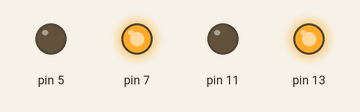
Bench run of a program on a simulated Raspberry Pi (header pin numbers). Shown: output pins drawn as LEDs (lit = HIGH). What the program prints to the terminal is not drawn.

Above: at 0.1 s.
Timing chart, 0 to 1.6 s (numbered marks = the images above):
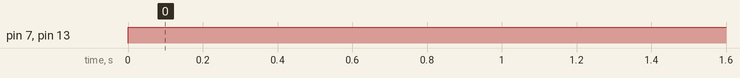

The program:

motor_driver.py
```python
#interfacing the L293D motor driver
import RPi.GPIO as GPIO
import time
GPIO.setmode(GPIO.BOARD)#setting up GPIO library for the board
GPIO.setwarnings(False) #disabling warnings of gpio pins
GPIO.setup(7,GPIO.OUT)  #setting up pin 7 as output pin
GPIO.setup(11,GPIO.OUT) #setting up pin 11 as output pin
GPIO.setup(13,GPIO.OUT) #setting up pin 13 as output pin
GPIO.setup(5,GPIO.OUT) #setting pin 5 as output pin
#GPIO.setwarnings(False)
GPIO.setup(3,GPIO.IN)#setting pin 3 a input pin
GPIO.setup(16,GPIO.IN,pull_up_down=GPIO.PUD_UP)#setting pin 16 as input pin
ir_sensor1=3 #assigning variables on ir sensors
ir_sensor2=16


while True:
    i=GPIO.input(ir_sensor1)
    j=GPIO.input(ir_sensor2)
    if i==0:
        time.sleep(1)
        print"going forward" #rotating the motors in clockwise direction
        GPIO.output(5,1)
        GPIO.output(7,0)
        GPIO.output(11,1)
        GPIO.output(13,0)
        #time.sleep(1)


    elif i==1:
        print"going backward" #rotating the motors in anticlockwise direction
        GPIO.output(5,0)
        GPIO.output(7,1)
        GPIO.output(11,0)
        GPIO.output(13,1)
        #time.sleep(1)
```

Measured:
- by itself, pin 7, pin 13: LOW → HIGH at 0.00 s
